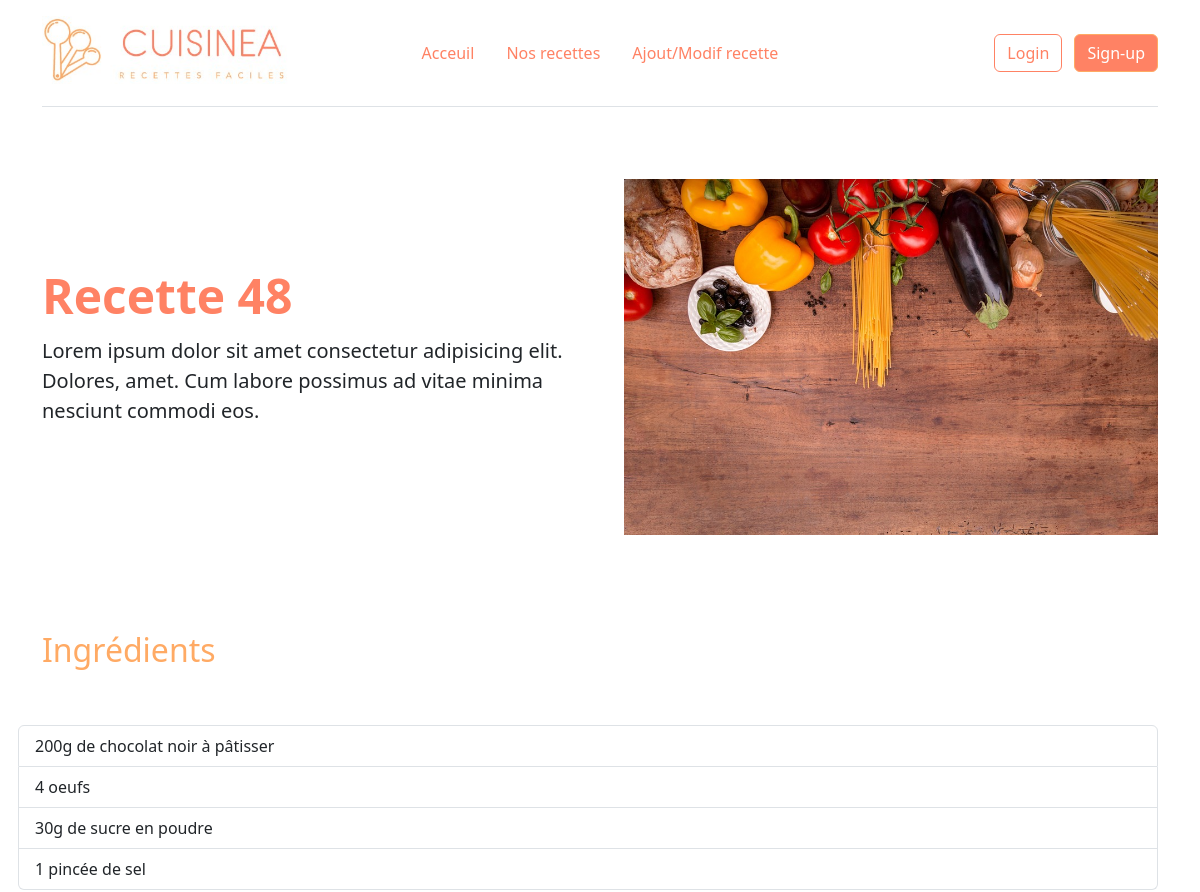
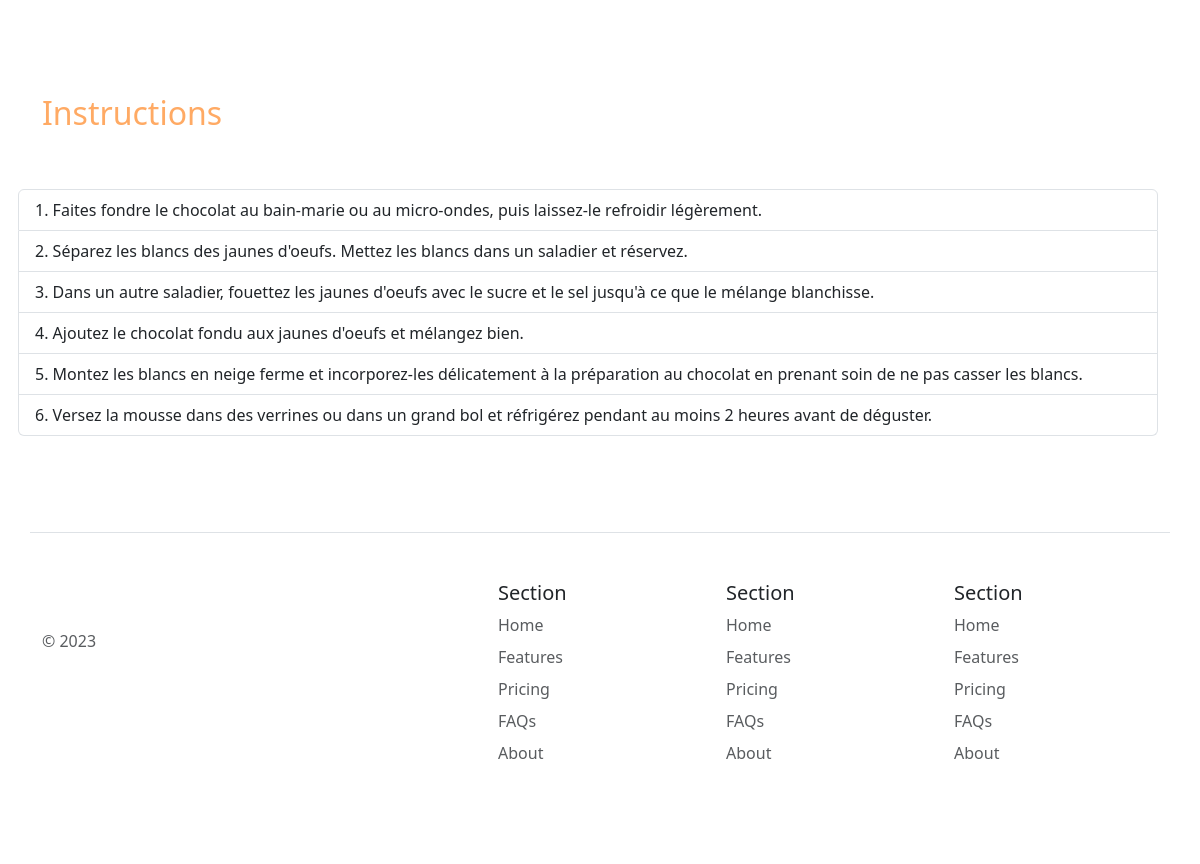
Page /recette.php?id=48 on the committed database (2 pictures, top to bottom).
### tables this page shows
CREATE TABLE IF NOT EXISTS `recipes` (
  `id` int(11) NOT NULL AUTO_INCREMENT,
  `category_id` int(11) NOT NULL,
  `title` varchar(255) NOT NULL,
  `description` text NOT NULL,
  `ingredients` text NOT NULL,
  `instructions` text NOT NULL,
  `image` varchar(255) DEFAULT NULL,
  PRIMARY KEY (`id`),
  KEY `category_id` (`category_id`)
);

### lib/recipe.php (called while the page is built, shortened)
<?php
function getRecipeById(PDO $pdo, int $id)
{
  $query = $pdo->prepare("SELECT * FROM recipes WHERE id =:id");
  $query->bindParam(':id', $id, PDO::PARAM_INT);
  $query->execute();
  return $query->fetch();
}
function getRecipeImage(string|null $image)
{
  if ($image === null) {
    return _ASSETS_IMG_PATH_ . 'recipe_default.jpg';
  } else {
    return _RECIPES_IMG_PATH_ . $image;
  }
}

### lib/tools.php (called while the page is built, shortened)
<?php
function linesToArray(string $string)
{
  return explode(PHP_EOL, $string);
}

### recette.php (the view)
<?php
require_once('template/header.php');
require_once('lib/tools.php');
require_once('lib/recipe.php');
$id = (int)$_GET['id'];
$recipe = getRecipeById($pdo, $id);
if ($recipe) {
  $ingredients = linesToArray($recipe['ingredients']);
  $instructions = linesToArray($recipe['instructions']);
?>
  <div class="row flex-lg-row-reverse align-items-center g-5 py-5">
    <div class="col-10 col-sm-8 col-lg-6">
      <img src="<?= getRecipeImage($recipe['image']); ?>" class="d-block mx-lg-auto img-fluid" alt="<?= $recipe['title']; ?>" width="700" height="500" loading="lazy">
    </div>
    <div class="col-lg-6">
      <h1 class="display-5 fw-bold lh-1 mb-3"><?= $recipe['title']; ?></h1>
      <p class="lead"><?= $recipe['description']; ?></p>
    </div>
  </div>
  <div class="row flex-lg-row-reverse align-items-center g-5 py-5">
    <h2>Ingrédients</h2>
    <ul class="list-group">
      <?php foreach ($ingredients as $key => $ingredient) { ?>
        <li class="list-group-item"><?= $ingredient; ?></li>
      <?php } ?>
    </ul>
  </div>
  <div class="row flex-lg-row-reverse align-items-center g-5 py-5">
    <h2>Instructions</h2>
    <ol class="list-group list-group-numbered">
      <?php foreach ($instructions as $key => $instruction) { ?>
        <li class="list-group-item "><?= $instruction; ?></li>
      <?php } ?>
    </ol>
  </div>
<?php } else {
?>
  <h1>Recette introuvable</h1>
  <div class="row text-center">
  </div>
<?php }
?>
<?php
require_once('template/footer.php');
?>

### rows in the picture
recipes: title "Recette 48", description "Lorem ipsum dolor sit amet consectetur adipisicing elit. Dolores, amet. Cum labore possimus ad vitae minima nesciunt commodi eos.", ingredients "200g de chocolat noir à pâtisser", ingredients "4 oeufs", ingredients "30g de sucre en poudre", ingredients "1 pincée de sel", instructions "Faites fondre le chocolat au bain-marie ou au micro-ondes, puis laissez-le refroidir légèrement.", instructions "Séparez les blancs des jaunes d'oeufs. Mettez les blancs dans un saladier et réservez.", instructions "Dans un autre saladier, fouettez les jaunes d'oeufs avec le sucre et le sel jusqu'à ce que le mélange blanchisse.", instructions "Ajoutez le chocolat fondu aux jaunes d'oeufs et mélangez bien.", instructions "Montez les blancs en neige ferme et incorporez-les délicatement à la préparation au chocolat en prenant soin de ne pas casser les blancs.", instructions "Versez la mousse dans des verrines ou dans un grand bol et réfrigérez pendant au moins 2 heures avant de déguster."

### other values in the picture
$value "Acceuil"
$value "Nos recettes"
$value "Ajout/Modif recette"
